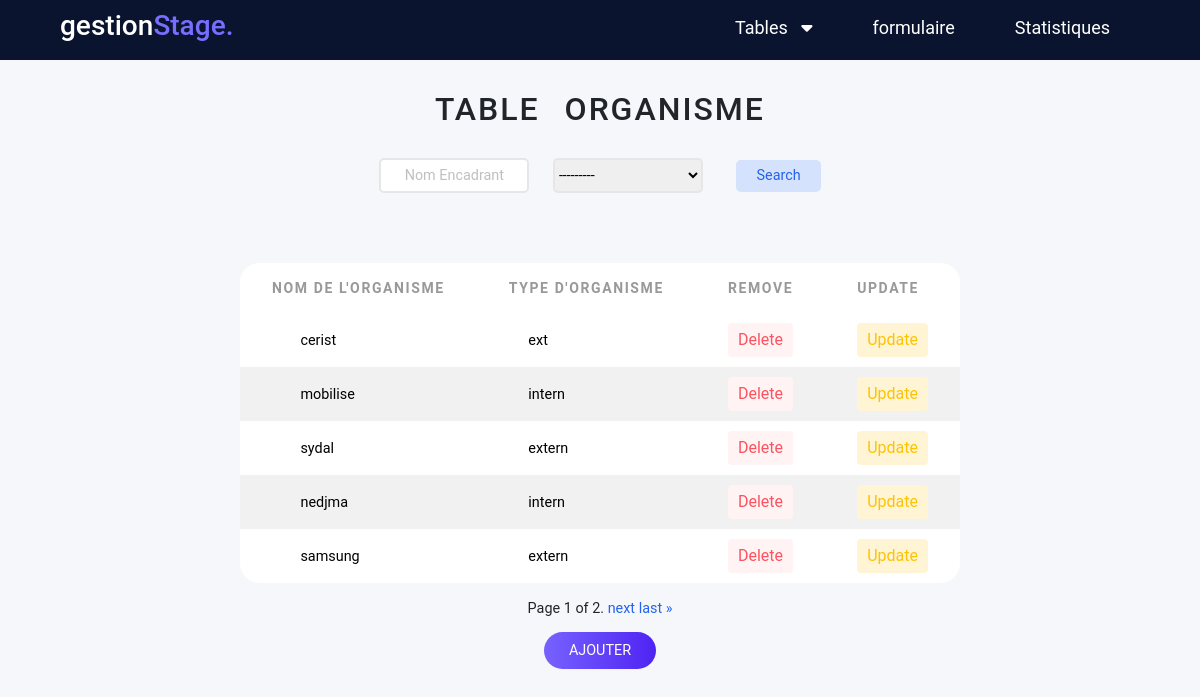
/organisme/, run on an earlier commit of the app's database.
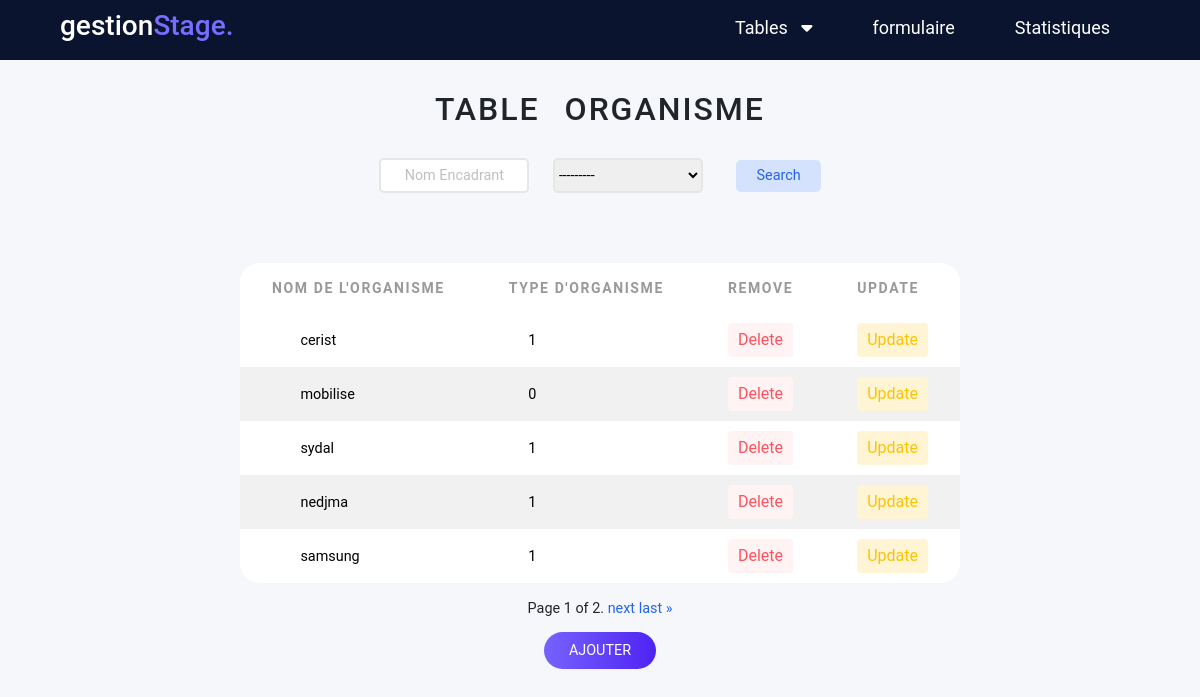
And on a later commit of the database.
### AppGestion/models.py (models this page shows, shortened)
class Organisme (models.Model):
    NomOrganisme= models.CharField(max_length=40,primary_key=True)
    typeOr=models.CharField(choices=TYPE_ORGANISME , max_length=30)

### AppGestion/views.py (the view)
# urls.py: path('organisme/',views.organisme,name='organisme'),
def organisme(request):
    organismes=Organisme.objects.all()
    variable =OrganismeFilter(request.GET, queryset=organismes)
    organismes=variable.qs
    paginator5= Paginator(organismes,5)
    page_number=request.GET.get('page')
    organismes=paginator5.get_page(page_number)
    if request.method=="POST":
        formOrganisme =OrganismeForm(data=request.POST)
        if formOrganisme.is_valid():
            formOrganisme.save()
            return redirect("organisme")
    else:
        formOrganisme=OrganismeForm
    return render(request,'organisme.html',{'organisme':organismes,'formOrganisme':formOrganisme,'variable':variable})

### AppGestion/templates/organisme.html (shortened to what this page needs)
<!DOCTYPE html>
<html lang="en">
<head>
    <link href="https://cdn.jsdelivr.net/npm/bootstrap@5.1.3/dist/css/bootstrap.min.css" rel="stylesheet"
>
    <link rel="stylesheet" href="https://cdnjs.cloudflare.com/ajax/libs/font-awesome/6.0.0-beta3/css/all.min.css" />
    <link rel="stylesheet" href="/static/style.css">
</head>
<body>
  <div class="menu_bar">
    <h1 class="logo">gestion<span>Stage.</span></h1>
    <ul >
      <li ><a  href="" style="padding-left: 55px;">Tables &nbsp; <i class="fas fa-caret-down"></i></a>
      </li>
      <li><a  href="{% url 'formulaireStage'%}">formulaire</a></li>
      <li><a href="{% url 'Statistiques'%}">Statistiques</a> </li>
    </ul>
  </div>
<div class="contenue">
    <h2>table organisme</h2>
    <div class="filtrage">
      <form action="" methode="get">
        {{variable.form}}
        <button class="button" type="submit"> Search </button>
      </form>
    </div>
    <table >
      <thead>
      <tr>
        <th>Nom de l'Organisme</th>
        <th>Type d'Organisme</th>
        <th>Remove</th>
        <th>Update</th>
      </tr>
    </thead>
      {% for p in organisme %}
      <tr>
        <form method ="POST" action="/Update_Organisme/{{p.NomOrganisme}}/">
       <td><input  class="table_input" type="text" name="NomOrganisme" value={{p.NomOrganisme}} readonly></td>
       <td><input  class="table_input" type="text" name="typeOr" value={{p.get_typeOr_display}}></td>
       <td> <a href="{% url 'delete_organisme' p.NomOrganisme %}"  class="btn delete"> Delete </a> </td>
       <td> <input type="submit" value="Update" class="btn update"> </td>
      </form>
      </tr>
    {% endfor %}
    </table>
    <div class="pagination">
      <span class="step-links">
          <span class="current">
              Page {{ organisme.number }} of {{ organisme.paginator.num_pages }}.
          </span>
          {% if organisme.has_next %}
              <a href="?page={{ organisme.next_page_number }}" class="control">next</a>
              <a href="?page={{ organisme.paginator.num_pages }}" class="control">last &raquo;</a>
          {% endif %}
      </span>
  </div>
  <div class="wrapper">
      <a href="#ajout-organisme">Ajouter</a>
    </div>
    </div>
</body>
</html>

What changed in the data, as far as the page shows it:
changed Organisme "cerist": typeOr "ext" → "1"
changed Organisme "mobilise": typeOr "intern" → "0"
changed Organisme "sydal": typeOr "extern" → "1"
changed Organisme "nedjma": typeOr "intern" → "1"
changed Organisme "samsung": typeOr "extern" → "1"
